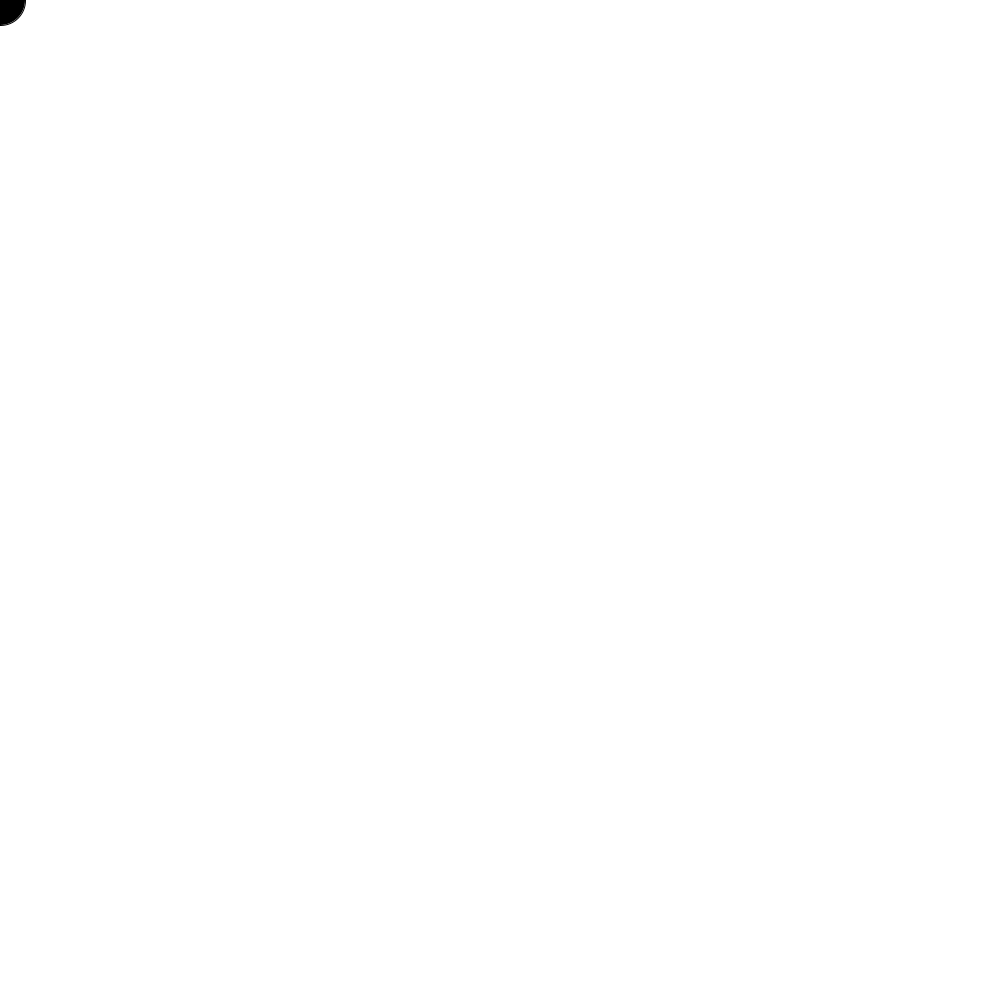
Frame 1 (no input)
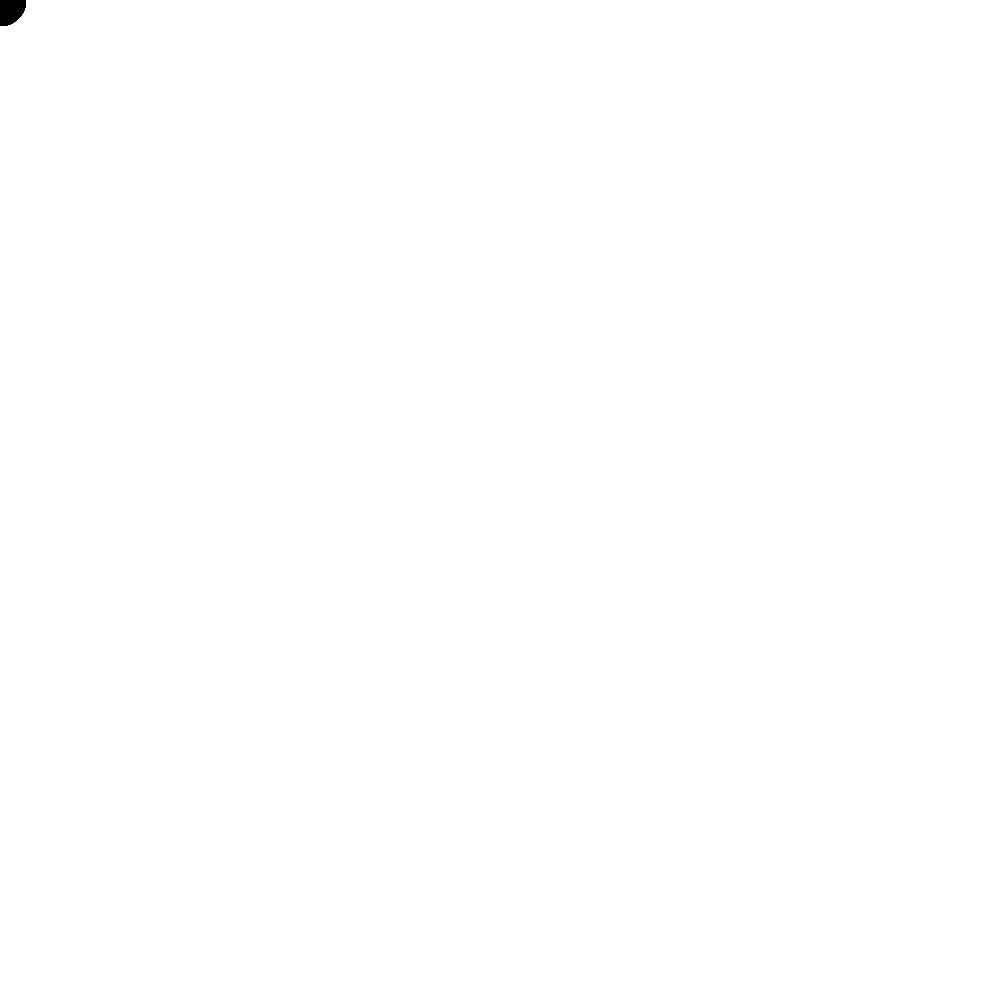
Frame 60 (the mouse pressed at the canvas centre just before this capture)
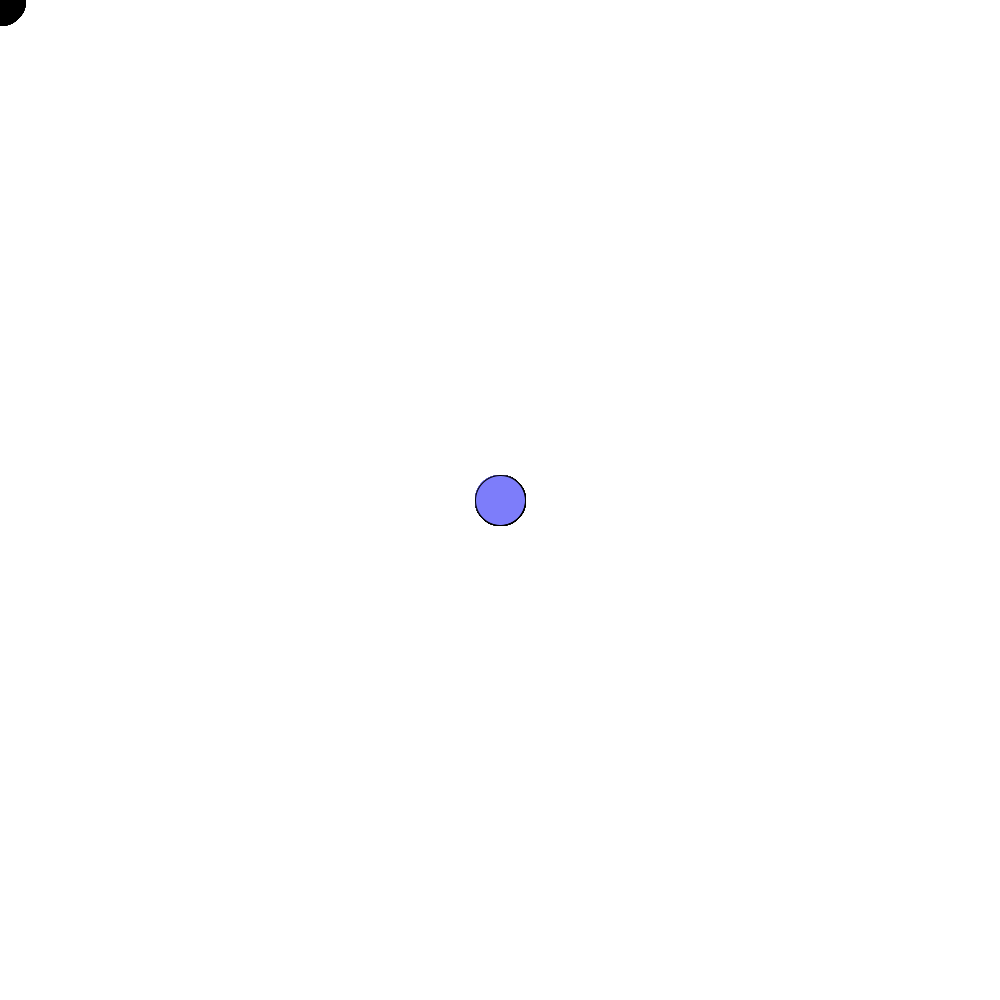
Frame 120 (the mouse held since frame 60 and released just before this capture)

The Processing sketch that drew these frames (run headless with seeded random() and noise(); from frame 60 on, the mouse is pressed at the canvas centre):

// Processing sketch: drawing_with_java
// ── drawing_with_java.pde
void setup () {
  size (1000,1000);
  background (255, 255, 255);
  
}
void draw () {
  fill (mouseX/4, mouseY/4, (mouseX+mouseY)/4);
  if (mousePressed){
    fill (mouseY/4, mouseX/4, (mouseX+mouseY)/4);
  }
 ellipse (mouseX, mouseY, 50, 50);
}
